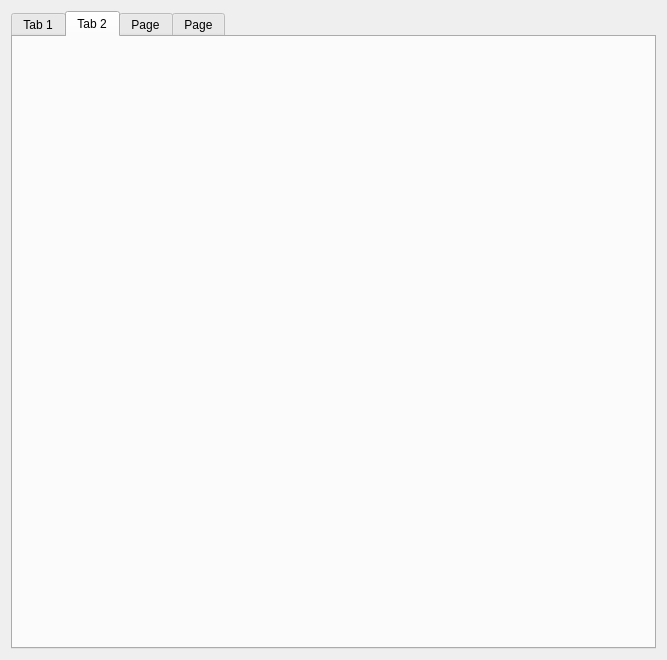
<?xml version="1.0" encoding="UTF-8"?>
<ui version="4.0">
 <class>Form</class>
 <widget class="QWidget" name="Form">
  <property name="geometry">
   <rect>
    <x>0</x>
    <y>0</y>
    <width>667</width>
    <height>660</height>
   </rect>
  </property>
  <property name="windowTitle">
   <string>Form</string>
  </property>
  <layout class="QVBoxLayout" name="verticalLayout">
   <item>
    <widget class="QTabWidget" name="tabwidget">
     <property name="currentIndex">
      <number>1</number>
     </property>
     <widget class="QWidget" name="tab">
      <property name="font">
       <font>
        <family>苹方 粗体</family>
        <pointsize>28</pointsize>
       </font>
      </property>
      <property name="toolTip">
       <string>&lt;html&gt;&lt;head/&gt;&lt;body&gt;&lt;p&gt;Scale&lt;/p&gt;&lt;/body&gt;&lt;/html&gt;</string>
      </property>
      <attribute name="title">
       <string>Tab 1</string>
      </attribute>
      <layout class="QHBoxLayout" name="horizontalLayout">
       <item>
        <widget class="QWidget" name="widget" native="true">
         <layout class="QVBoxLayout" name="verticalLayout_2">
          <item>
           <widget class="QSplitter" name="splitter_26">
            <property name="orientation">
             <enum>Qt::Vertical</enum>
            </property>
            <widget class="QLabel" name="label">
             <property name="minimumSize">
              <size>
               <width>0</width>
               <height>50</height>
              </size>
             </property>
             <property name="maximumSize">
              <size>
               <width>16777215</width>
               <height>50</height>
              </size>
             </property>
             <property name="font">
              <font>
               <pointsize>36</pointsize>
              </font>
             </property>
             <property name="text">
              <string>Horizontal</string>
             </property>
             <property name="alignment">
              <set>Qt::AlignLeading|Qt::AlignLeft|Qt::AlignVCenter</set>
             </property>
            </widget>
            <widget class="QSplitter" name="splitter_2">
             <property name="sizePolicy">
              <sizepolicy hsizetype="Expanding" vsizetype="Expanding">
               <horstretch>0</horstretch>
               <verstretch>0</verstretch>
              </sizepolicy>
             </property>
             <property name="minimumSize">
              <size>
               <width>0</width>
               <height>31</height>
              </size>
             </property>
             <property name="maximumSize">
              <size>
               <width>16777215</width>
               <height>51</height>
              </size>
             </property>
             <property name="orientation">
              <enum>Qt::Horizontal</enum>
             </property>
             <widget class="QLabel" name="label_3">
              <property name="font">
               <font>
                <pointsize>16</pointsize>
               </font>
              </property>
              <property name="text">
               <string>From</string>
              </property>
              <property name="alignment">
               <set>Qt::AlignCenter</set>
              </property>
             </widget>
             <widget class="QLineEdit" name="lineEdit">
              <property name="font">
               <font>
                <pointsize>16</pointsize>
               </font>
              </property>
             </widget>
             <widget class="QLabel" name="label_4">
              <property name="font">
               <font>
                <pointsize>16</pointsize>
               </font>
              </property>
              <property name="text">
               <string>to</string>
              </property>
              <property name="alignment">
               <set>Qt::AlignCenter</set>
              </property>
             </widget>
             <widget class="QLineEdit" name="lineEdit_2">
              <property name="minimumSize">
               <size>
                <width>0</width>
                <height>31</height>
               </size>
              </property>
              <property name="maximumSize">
               <size>
                <width>16777215</width>
                <height>51</height>
               </size>
              </property>
              <property name="font">
               <font>
                <pointsize>16</pointsize>
               </font>
              </property>
             </widget>
            </widget>
            <widget class="QSplitter" name="splitter">
             <property name="minimumSize">
              <size>
               <width>0</width>
               <height>31</height>
              </size>
             </property>
             <property name="maximumSize">
              <size>
               <width>16777215</width>
               <height>16777215</height>
              </size>
             </property>
             <property name="orientation">
              <enum>Qt::Horizontal</enum>
             </property>
             <widget class="QLabel" name="label_5">
              <property name="font">
               <font>
                <pointsize>16</pointsize>
               </font>
              </property>
              <property name="text">
               <string>Type</string>
              </property>
              <property name="alignment">
               <set>Qt::AlignLeading|Qt::AlignLeft|Qt::AlignVCenter</set>
              </property>
             </widget>
             <widget class="QComboBox" name="comboBox"/>
            </widget>
            <widget class="QSplitter" name="splitter_31">
             <property name="minimumSize">
              <size>
               <width>0</width>
               <height>40</height>
              </size>
             </property>
             <property name="maximumSize">
              <size>
               <width>16777215</width>
               <height>16777215</height>
              </size>
             </property>
             <property name="orientation">
              <enum>Qt::Horizontal</enum>
             </property>
             <widget class="QLabel" name="label_6">
              <property name="font">
               <font>
                <pointsize>28</pointsize>
               </font>
              </property>
              <property name="text">
               <string>Major Ticks</string>
              </property>
              <property name="alignment">
               <set>Qt::AlignLeading|Qt::AlignLeft|Qt::AlignVCenter</set>
              </property>
             </widget>
             <widget class="QLabel" name="label_7">
              <property name="font">
               <font>
                <pointsize>28</pointsize>
               </font>
              </property>
              <property name="text">
               <string>Minor Ticks</string>
              </property>
              <property name="alignment">
               <set>Qt::AlignLeading|Qt::AlignLeft|Qt::AlignVCenter</set>
              </property>
             </widget>
            </widget>
            <widget class="QSplitter" name="splitter_10">
             <property name="minimumSize">
              <size>
               <width>0</width>
               <height>31</height>
              </size>
             </property>
             <property name="maximumSize">
              <size>
               <width>16777215</width>
               <height>16777215</height>
              </size>
             </property>
             <property name="orientation">
              <enum>Qt::Horizontal</enum>
             </property>
             <widget class="QSplitter" name="splitter_7">
              <property name="orientation">
               <enum>Qt::Horizontal</enum>
              </property>
              <widget class="QLabel" name="label_2">
               <property name="font">
                <font>
                 <pointsize>16</pointsize>
                </font>
               </property>
               <property name="text">
                <string>Type</string>
               </property>
              </widget>
              <widget class="QComboBox" name="comboBox_2">
               <property name="font">
                <font>
                 <pointsize>16</pointsize>
                </font>
               </property>
               <item>
                <property name="text">
                 <string>By Increment</string>
                </property>
               </item>
               <item>
                <property name="text">
                 <string>By Count</string>
                </property>
               </item>
              </widget>
             </widget>
             <widget class="QSplitter" name="splitter_8">
              <property name="orientation">
               <enum>Qt::Horizontal</enum>
              </property>
              <widget class="QLabel" name="label_9">
               <property name="font">
                <font>
                 <pointsize>16</pointsize>
                </font>
               </property>
               <property name="text">
                <string>Type</string>
               </property>
              </widget>
              <widget class="QComboBox" name="comboBox_3">
               <property name="font">
                <font>
                 <pointsize>16</pointsize>
                </font>
               </property>
               <item>
                <property name="text">
                 <string>By Count</string>
                </property>
               </item>
              </widget>
             </widget>
            </widget>
            <widget class="QSplitter" name="splitter_21">
             <property name="minimumSize">
              <size>
               <width>0</width>
               <height>31</height>
              </size>
             </property>
             <property name="maximumSize">
              <size>
               <width>16777215</width>
               <height>16777215</height>
              </size>
             </property>
             <property name="orientation">
              <enum>Qt::Horizontal</enum>
             </property>
             <widget class="QSplitter" name="splitter_6">
              <property name="orientation">
               <enum>Qt::Horizontal</enum>
              </property>
              <widget class="QLabel" name="label_10">
               <property name="font">
                <font>
                 <pointsize>16</pointsize>
                </font>
               </property>
               <property name="text">
                <string>Value</string>
               </property>
              </widget>
              <widget class="QDoubleSpinBox" name="doubleSpinBox">
               <property name="sizePolicy">
                <sizepolicy hsizetype="Expanding" vsizetype="Expanding">
                 <horstretch>0</horstretch>
                 <verstretch>0</verstretch>
                </sizepolicy>
               </property>
               <property name="font">
                <font>
                 <pointsize>16</pointsize>
                </font>
               </property>
              </widget>
             </widget>
             <widget class="QSplitter" name="splitter_5">
              <property name="orientation">
               <enum>Qt::Horizontal</enum>
              </property>
              <widget class="QLabel" name="label_21">
               <property name="font">
                <font>
                 <pointsize>16</pointsize>
                </font>
               </property>
               <property name="text">
                <string>Value</string>
               </property>
              </widget>
              <widget class="QSpinBox" name="spinBox_2">
               <property name="sizePolicy">
                <sizepolicy hsizetype="Expanding" vsizetype="Expanding">
                 <horstretch>0</horstretch>
                 <verstretch>0</verstretch>
                </sizepolicy>
               </property>
               <property name="font">
                <font>
                 <pointsize>16</pointsize>
                </font>
               </property>
              </widget>
             </widget>
            </widget>
            <widget class="QLabel" name="label_8">
             <property name="minimumSize">
              <size>
               <width>0</width>
               <height>50</height>
              </size>
             </property>
             <property name="maximumSize">
              <size>
               <width>16777215</width>
               <height>50</height>
              </size>
             </property>
             <property name="font">
              <font>
               <pointsize>36</pointsize>
              </font>
             </property>
             <property name="text">
              <string>Vertical</string>
             </property>
             <property name="alignment">
              <set>Qt::AlignLeading|Qt::AlignLeft|Qt::AlignVCenter</set>
             </property>
            </widget>
            <widget class="QSplitter" name="splitter_9">
             <property name="minimumSize">
              <size>
               <width>0</width>
               <height>31</height>
              </size>
             </property>
             <property name="maximumSize">
              <size>
               <width>16777215</width>
               <height>16777215</height>
              </size>
             </property>
             <property name="orientation">
              <enum>Qt::Horizontal</enum>
             </property>
             <widget class="QLabel" name="label_23">
              <property name="font">
               <font>
                <pointsize>16</pointsize>
               </font>
              </property>
              <property name="text">
               <string>From</string>
              </property>
              <property name="alignment">
               <set>Qt::AlignCenter</set>
              </property>
             </widget>
             <widget class="QLineEdit" name="lineEdit_5">
              <property name="font">
               <font>
                <pointsize>16</pointsize>
               </font>
              </property>
             </widget>
             <widget class="QLabel" name="label_24">
              <property name="font">
               <font>
                <pointsize>16</pointsize>
               </font>
              </property>
              <property name="text">
               <string>to</string>
              </property>
              <property name="alignment">
               <set>Qt::AlignCenter</set>
              </property>
             </widget>
             <widget class="QLineEdit" name="lineEdit_6">
              <property name="font">
               <font>
                <pointsize>16</pointsize>
               </font>
              </property>
             </widget>
            </widget>
            <widget class="QSplitter" name="splitter_11">
             <property name="minimumSize">
              <size>
               <width>0</width>
               <height>31</height>
              </size>
             </property>
             <property name="maximumSize">
              <size>
               <width>16777215</width>
               <height>16777215</height>
              </size>
             </property>
             <property name="orientation">
              <enum>Qt::Horizontal</enum>
             </property>
             <widget class="QLabel" name="label_26">
              <property name="font">
               <font>
                <pointsize>16</pointsize>
               </font>
              </property>
              <property name="text">
               <string>Type</string>
              </property>
              <property name="alignment">
               <set>Qt::AlignLeading|Qt::AlignLeft|Qt::AlignVCenter</set>
              </property>
             </widget>
             <widget class="QComboBox" name="comboBox_8">
              <property name="font">
               <font>
                <pointsize>20</pointsize>
               </font>
              </property>
              <item>
               <property name="text">
                <string>Linear</string>
               </property>
              </item>
              <item>
               <property name="text">
                <string>Log10</string>
               </property>
              </item>
             </widget>
            </widget>
            <widget class="QSplitter" name="splitter_30">
             <property name="minimumSize">
              <size>
               <width>0</width>
               <height>31</height>
              </size>
             </property>
             <property name="maximumSize">
              <size>
               <width>16777215</width>
               <height>16777215</height>
              </size>
             </property>
             <property name="orientation">
              <enum>Qt::Horizontal</enum>
             </property>
             <widget class="QLabel" name="label_22">
              <property name="font">
               <font>
                <pointsize>28</pointsize>
               </font>
              </property>
              <property name="text">
               <string>Major Ticks</string>
              </property>
              <property name="alignment">
               <set>Qt::AlignLeading|Qt::AlignLeft|Qt::AlignVCenter</set>
              </property>
             </widget>
             <widget class="QLabel" name="label_43">
              <property name="font">
               <font>
                <pointsize>28</pointsize>
               </font>
              </property>
              <property name="text">
               <string>Minor Ticks</string>
              </property>
              <property name="alignment">
               <set>Qt::AlignLeading|Qt::AlignLeft|Qt::AlignVCenter</set>
              </property>
             </widget>
            </widget>
            <widget class="QSplitter" name="splitter_23">
             <property name="sizePolicy">
              <sizepolicy hsizetype="Expanding" vsizetype="Expanding">
               <horstretch>0</horstretch>
               <verstretch>0</verstretch>
              </sizepolicy>
             </property>
             <property name="minimumSize">
              <size>
               <width>0</width>
               <height>31</height>
              </size>
             </property>
             <property name="maximumSize">
              <size>
               <width>16777215</width>
               <height>16777215</height>
              </size>
             </property>
             <property name="orientation">
              <enum>Qt::Horizontal</enum>
             </property>
             <widget class="QSplitter" name="splitter_22">
              <property name="minimumSize">
               <size>
                <width>0</width>
                <height>31</height>
               </size>
              </property>
              <property name="maximumSize">
               <size>
                <width>16777215</width>
                <height>16777215</height>
               </size>
              </property>
              <property name="orientation">
               <enum>Qt::Horizontal</enum>
              </property>
              <widget class="QLabel" name="label_45">
               <property name="font">
                <font>
                 <pointsize>16</pointsize>
                </font>
               </property>
               <property name="text">
                <string>Type</string>
               </property>
              </widget>
              <widget class="QComboBox" name="comboBox_15">
               <property name="font">
                <font>
                 <pointsize>16</pointsize>
                </font>
               </property>
               <item>
                <property name="text">
                 <string>By Increment</string>
                </property>
               </item>
               <item>
                <property name="text">
                 <string>By Count</string>
                </property>
               </item>
              </widget>
             </widget>
             <widget class="QSplitter" name="splitter_24">
              <property name="minimumSize">
               <size>
                <width>0</width>
                <height>31</height>
               </size>
              </property>
              <property name="maximumSize">
               <size>
                <width>16777215</width>
                <height>16777215</height>
               </size>
              </property>
              <property name="orientation">
               <enum>Qt::Horizontal</enum>
              </property>
              <widget class="QLabel" name="label_47">
               <property name="font">
                <font>
                 <pointsize>16</pointsize>
                </font>
               </property>
               <property name="text">
                <string>Type</string>
               </property>
              </widget>
              <widget class="QComboBox" name="comboBox_17">
               <property name="font">
                <font>
                 <pointsize>16</pointsize>
                </font>
               </property>
               <item>
                <property name="text">
                 <string>By Count</string>
                </property>
               </item>
              </widget>
             </widget>
            </widget>
            <widget class="QSplitter" name="splitter_25">
             <property name="sizePolicy">
              <sizepolicy hsizetype="Expanding" vsizetype="Expanding">
               <horstretch>0</horstretch>
               <verstretch>0</verstretch>
              </sizepolicy>
             </property>
             <property name="minimumSize">
              <size>
               <width>0</width>
               <height>31</height>
              </size>
             </property>
             <property name="maximumSize">
              <size>
               <width>16777215</width>
               <height>31</height>
              </size>
             </property>
             <property name="orientation">
              <enum>Qt::Horizontal</enum>
             </property>
             <widget class="QSplitter" name="splitter_27">
              <property name="orientation">
               <enum>Qt::Horizontal</enum>
              </property>
              <widget class="QLabel" name="label_50">
               <property name="font">
                <font>
                 <pointsize>16</pointsize>
                </font>
               </property>
               <property name="text">
                <string>Value</string>
               </property>
              </widget>
              <widget class="QDoubleSpinBox" name="doubleSpinBox_7">
               <property name="sizePolicy">
                <sizepolicy hsizetype="Expanding" vsizetype="Expanding">
                 <horstretch>0</horstretch>
                 <verstretch>0</verstretch>
                </sizepolicy>
               </property>
               <property name="font">
                <font>
                 <pointsize>16</pointsize>
                </font>
               </property>
              </widget>
             </widget>
             <widget class="QSplitter" name="splitter_29">
              <property name="orientation">
               <enum>Qt::Horizontal</enum>
              </property>
              <widget class="QLabel" name="label_52">
               <property name="minimumSize">
                <size>
                 <width>0</width>
                 <height>31</height>
                </size>
               </property>
               <property name="maximumSize">
                <size>
                 <width>16777215</width>
                 <height>31</height>
                </size>
               </property>
               <property name="font">
                <font>
                 <pointsize>16</pointsize>
                </font>
               </property>
               <property name="text">
                <string>Value</string>
               </property>
              </widget>
              <widget class="QSpinBox" name="spinBox_4">
               <property name="sizePolicy">
                <sizepolicy hsizetype="Expanding" vsizetype="Expanding">
                 <horstretch>0</horstretch>
                 <verstretch>0</verstretch>
                </sizepolicy>
               </property>
               <property name="font">
                <font>
                 <pointsize>16</pointsize>
                </font>
               </property>
              </widget>
             </widget>
            </widget>
           </widget>
          </item>
         </layout>
        </widget>
       </item>
      </layout>
     </widget>
     <widget class="QWidget" name="Line_and_Tickes">
      <attribute name="title">
       <string>Tab 2</string>
      </attribute>
      <layout class="QVBoxLayout" name="verticalLayout_3">
       <item>
        <widget class="QWidget" name="widget_2" native="true"/>
       </item>
      </layout>
     </widget>
     <widget class="QWidget" name="tab_3">
      <attribute name="title">
       <string>Page</string>
      </attribute>
     </widget>
     <widget class="QWidget" name="taqqqq">
      <attribute name="title">
       <string>Page</string>
      </attribute>
     </widget>
    </widget>
   </item>
  </layout>
 </widget>
 <resources/>
 <connections/>
</ui>
